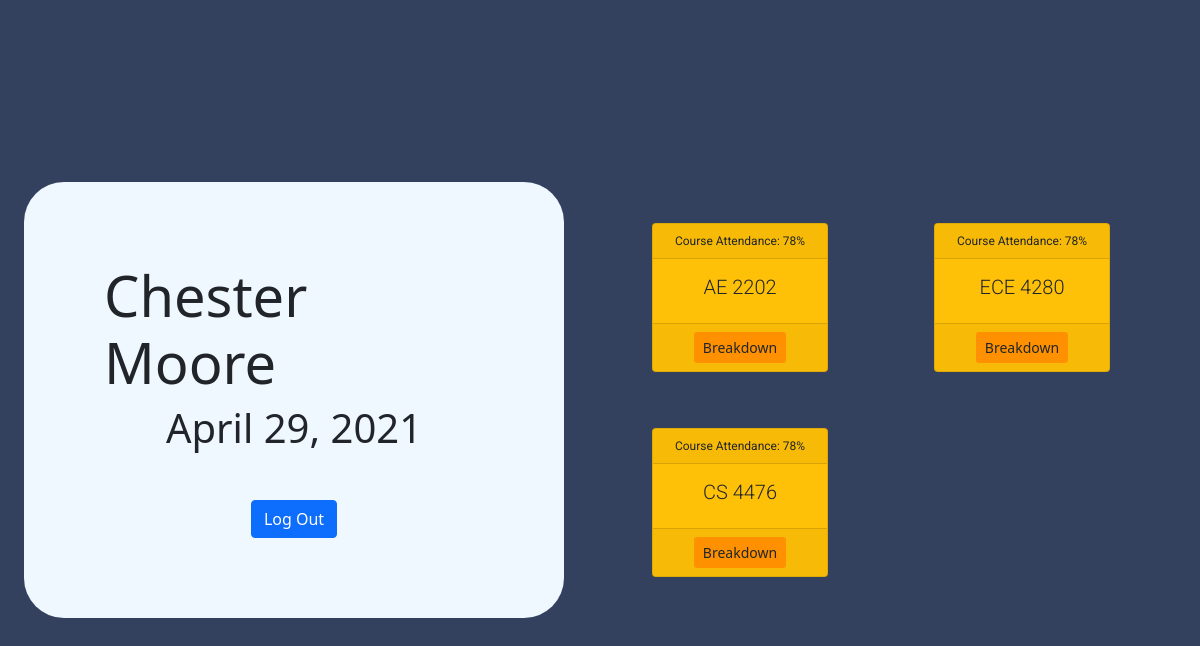
/teacher-dashboard (signed in), run on the app's committed database.
### attendance_tracker/models.py (models this page shows, shortened)
class Teacher(db.Model, UserMixin):
    id = db.Column(db.Integer, primary_key=True)
    username = db.Column(db.String(20), unique=True, nullable=False)
    password = db.Column(db.String(60), nullable=False)
    name = db.Column(db.String(20), nullable=False)
    courses = db.relationship('Course')

class Course(db.Model):
    id = db.Column(db.Integer, primary_key=True)
    student_id = db.Column(db.Integer, db.ForeignKey('student.id'))
    teacher_id = db.Column(db.Integer, db.ForeignKey('teacher.id'))
    student = db.relationship('Student')
    teacher = db.relationship('Teacher')
    name = db.Column(db.String(30), nullable=False)
    student_attendance = db.Column(db.Integer, default=0)
    start_date = db.Column(db.Date, default=date.today)
    last_log = db.Column(db.Date, default=date(2000, 1, 1))

### attendance_tracker/routes.py (the view)
@app.route('/teacher-dashboard', methods=['GET', 'POST'])
def teacher_dashboard():
    if request.method == 'POST':
        return redirect(url_for('course_breakdown', course_name=request.form['breakdown']))
    course_set = set()
    for c in current_user.courses:
        course_set.add(c.name)
    course_list = []
    for c_name in course_set:
        attendance = 0
        start_date = Course.query.filter_by(
            name=c_name, teacher=current_user).first().start_date
        for c in Course.query.filter_by(name=c_name, teacher=current_user).all():
            attendance += c.student_attendance
        attendance = round(attendance / (((date.today() - start_date).days) * len(
            Course.query.filter_by(name=c_name, teacher=current_user).all())) * 100)
        course_list.append((c_name, min(attendance, 100)))
    return render_template('teacher_dashboard.html', current_user=current_user, date=date.today, course_list=course_list)

### attendance_tracker/models.py (called while the page is built)
@login_manager.user_loader
def load_user(user_id):
    if session['radio'] == 'Student':
        return Student.query.get(int(user_id))
    else:
        return Teacher.query.get(int(user_id))

### attendance_tracker/templates/teacher_dashboard.html (shortened to what this page needs)
{% extends 'base.html' %}
{% block body %}
<div class="row">
    <div class="col-6">
        <div class="container d-flex justify-content-end align-items-center" style="height: 100vh;">
            <div class="dashboard-teacher">
                <h3 class="display-4">{{ current_user.name }}</h3>
                <div class="d-flex justify-content-center">
                    <h3 class="display-6 mb-5">{{ date().strftime("%B %d, %Y") }}</h3>
                </div>
                <div class="d-flex justify-content-center">
                    <form action="{{ url_for('logout') }}">
                        <button type="submit" class="btn btn-primary">Log Out</button>
                    </form>
                </div>
            </div>
        </div>
    </div>
    <div class="col-6" style="height: 100vh;">
        <div class="container d-flex align-items-center" style="height: 100vh;">
            <div class="row row-cols-1 row-cols-md-2 g-4">
                {% for c in course_list %}
                <div class="col">
                    <div class="card text-dark bg-warning m-3" style="width: 22vh">
                        <div class="card-header d-flex justify-content-center">
                            <div class="text">Course Attendance: {{ c[1] }}%</div>
                        </div>
                        <div class="card-body d-flex justify-content-center">
                            <h3 class="card-title display-6">
                                <div class="text" style="font-size: 2.5vh;"> {{ c[0] }} </div>
                            </h3>
                        </div>
                        <div class="card-footer">
                            <form method="POST" action="{{ url_for('teacher_dashboard') }}">
                                <div class="d-flex justify-content-center">
                                    <button type="submit" class="btn btn-sm" style="background-color: rgb(255, 145, 0);"
                                        name="breakdown" value="{{c[0]}}">Breakdown</button>
                                </div>
                            </form>
                        </div>
                    </div>
                </div>
                {% endfor %}
            </div>
        </div>
    </div>
</div>
{% endblock body %}

### attendance_tracker/static/css/main.css (style rules this page uses)
body { background-color: #33415e; height: 100%; }
div.dashboard-teacher { background-color: aliceblue; border-radius: 5vh; padding: 10vh; }
div.text { font-family: "Roboto", sans-serif; font-size: 1.5vh; }

### data on the page
Teacher: name "Chester Moore"
Course: c "78", name "AE 2202"
Course: c "78", name "ECE 4280"
Course: c "78", name "CS 4476"

### other printed values
{{ date().strftime("%B %d, %Y") }} "April 29, 2021"
